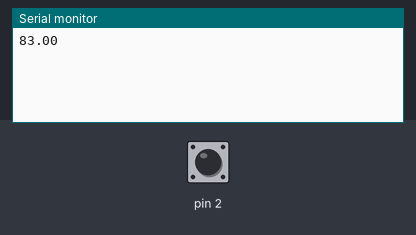
A sketch run on a simulated Arduino Uno, built with avr-gcc and run on an emulated ATmega328P. Shown: the last lines printed to the serial monitor. The inputs (shaded band) are chosen by the test bench; at power-on: pin 2 HIGH.

Above: at 1.3 s.
1.4 s: pin 2 pulled LOW for 0.35 s
At 3.0 s:
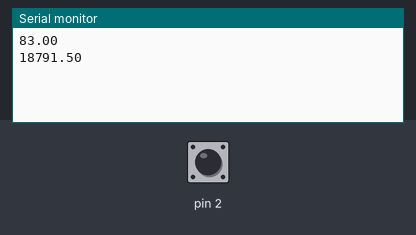
3.2 s: pin 2 pulled LOW for 1 s
At 5.1 s:
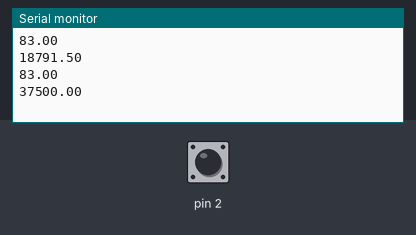
5.7 s: pin 2 pulled LOW for 0.35 s
At 7.5 s:
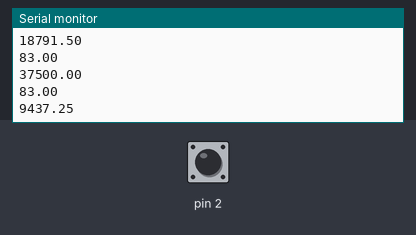
Timing chart, 0 to 9.0 s (numbered marks = the images above; inputs shaded):
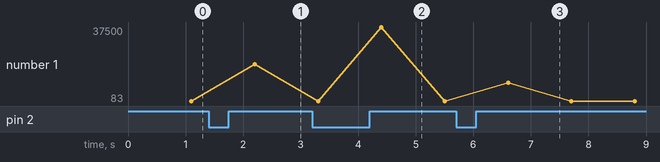

Measured:
- after the input at 1.4 s, the serial monitor: prints a new line after 0.80 s (image 1)
- after the input at 3.2 s, the serial monitor: prints a new line after 1.2 s (image 2)
- after the input at 5.7 s, the serial monitor: prints a new line after 0.90 s (image 3)
- plotted number 1: 83 → 18791.5 after the input at 1.4 s

The sketch:

KegelSensor.ino
```cpp
//http://www.instructables.com/id/How-To-Use-Touch-Sensors-With-Arduino/
#include <CapacitiveSensor.h>

//long listenTime = 0;
int debounce = 250;
int threshold = 100;
float average = 0;
int counts = 4;

CapacitiveSensor   cs_4_2 = CapacitiveSensor(4,2);        // 10M resistor between pins 4 & 2, pin 2 is sensor pin, add a wire and or foil if desired// To add more sensors...//CapacitiveSensor   cs_4_6 = CapacitiveSensor(4,6);        // 10M resistor between pins 4 & 6, pin 6 is sensor pin, add a wire and or foil//CapacitiveSensor   cs_4_8 = CapacitiveSensor(4,8);        // 10M resistor between pins 4 & 8, pin 8 is sensor pin, add a wire and or foil

void setup()
{
   cs_4_2.set_CS_AutocaL_Millis(0xFFFFFFFF);  //Calibrate the sensor...
   Serial.begin(9600);
}

void loop()
{
  for(int i = 0; i < counts; i++){
    long total1 =  cs_4_2.capacitiveSensor(250);
    average = average + total1;

    delay(250);
  }
  Serial.println(average/counts);
  average = 0;

}
```
